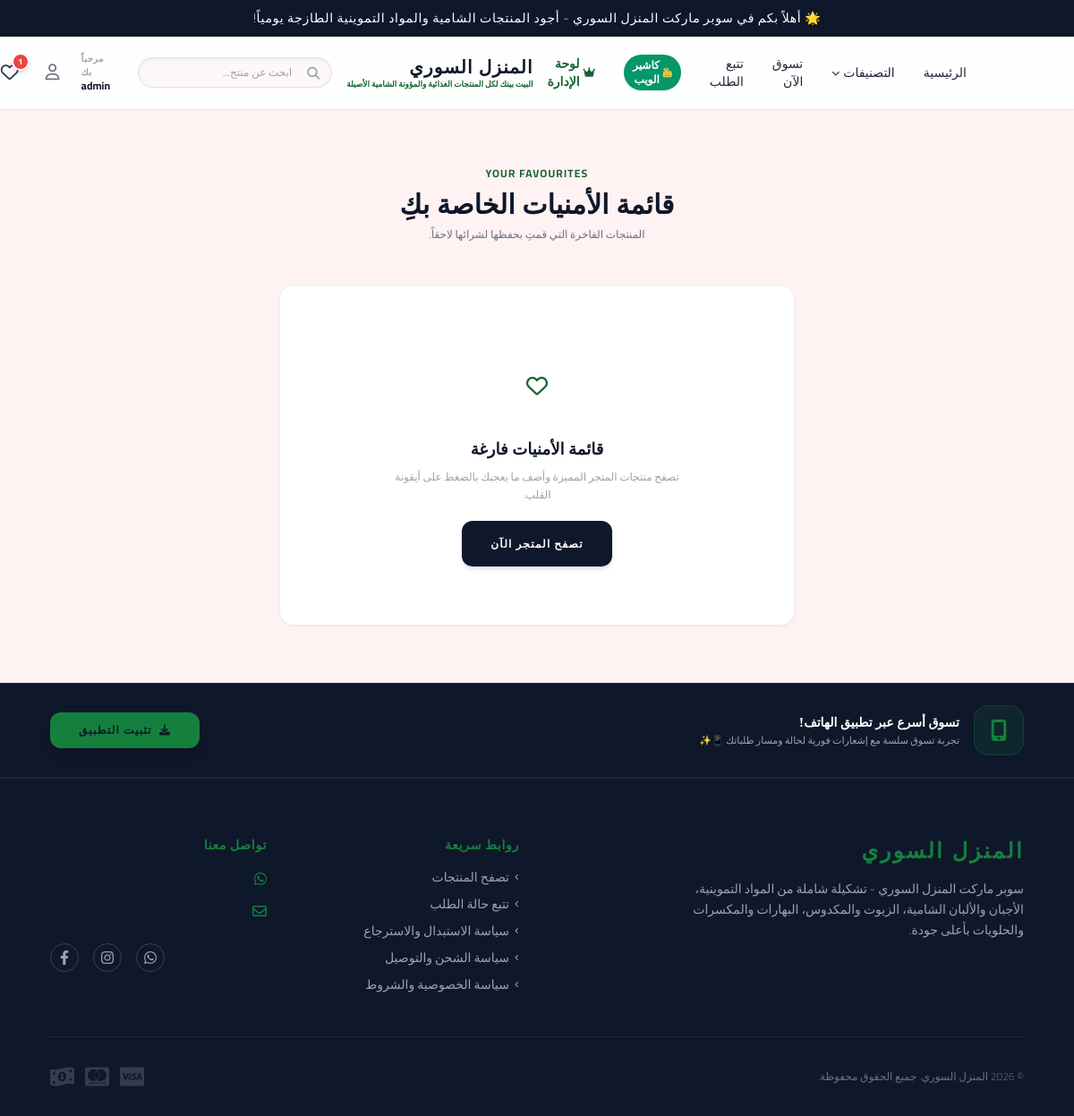
Page /wishlist.php (signed in) on the earlier database version.
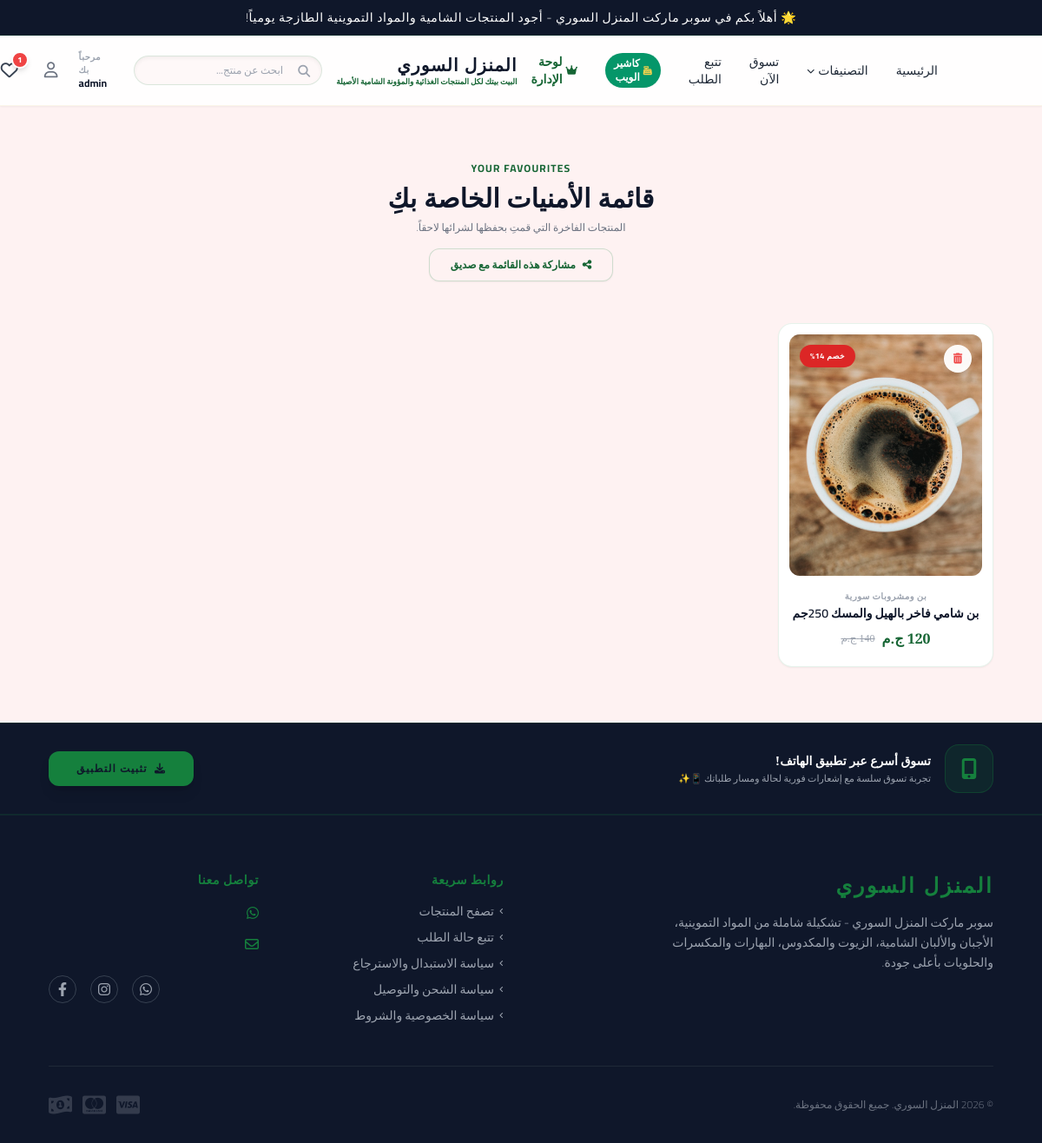
Same page on the later database version.
### tables this page shows
CREATE TABLE products (
            id INTEGER PRIMARY KEY AUTOINCREMENT, name VARCHAR(255) NOT NULL, category VARCHAR(100) NOT NULL,
            description TEXT, price DECIMAL(10,2) NOT NULL, old_price DECIMAL(10,2) DEFAULT NULL, image_url VARCHAR(500), created_at TIMESTAMP DEFAULT CURRENT_TIMESTAMP
        , sub_category VARCHAR(100) DEFAULT NULL, barcode VARCHAR(100) DEFAULT NULL, barcode2 VARCHAR(100) DEFAULT NULL, barcode3 VARCHAR(100) DEFAULT NULL, all_barcodes TEXT DEFAULT NULL, local_code VARCHAR(50) DEFAULT NULL, cost DECIMAL(10,2) DEFAULT 0, stock DECIMAL(10,2) DEFAULT 100, is_pos_visible TINYINT(1) DEFAULT 1, synced INT DEFAULT 1, is_weight_based TINYINT(1) DEFAULT 0, weight_unit VARCHAR(50) DEFAULT 'كيلو', weight_options TEXT DEFAULT NULL);

### wishlist.php (the view, shortened to what the changed rows need)
<?php
require_once 'config.php';
require_once __DIR__ . '/storefront_helpers.php';
include 'header.php';
$wishlist_products = [];
$is_shared_view = false;
$shared_items = [];
if ($is_shared_view) {
    if (!empty($shared_items)) {
        $placeholders = implode(',', array_fill(0, count($shared_items), '?'));
        $stmt = $pdo->prepare("SELECT * FROM products WHERE id IN ($placeholders) AND " . storefrontVisibleProductSql() . " ORDER BY id DESC");
        $stmt->execute($shared_items);
        $wishlist_products = $stmt->fetchAll(PDO::FETCH_ASSOC);
    }
} else {
    if (isset($_SESSION['user_id'])) {
        $user_id = $_SESSION['user_id'];
        $stmt = $pdo->prepare("SELECT p.* FROM products p JOIN wishlist w ON p.id = w.product_id WHERE w.user_id = ? AND " . storefrontVisibleProductSql('p') . " ORDER BY w.id DESC");
        $stmt->execute([$user_id]);
        $wishlist_products = $stmt->fetchAll(PDO::FETCH_ASSOC);
    }
}
$wishlist_ids = array_column($wishlist_products, 'id');
$share_link = "";
if (!empty($wishlist_ids)) {
    $protocol = (isset($_SERVER['HTTPS']) && $_SERVER['HTTPS'] === 'on' ? "https" : "http");
    $host = $_SERVER['HTTP_HOST'];
    $path = strtok($_SERVER["REQUEST_URI"], '?');
    $share_link = $protocol . "://" . $host . $path . "?items=" . implode(',', $wishlist_ids);
}
?>
<div class="container mx-auto px-4 md:px-8 py-16 max-w-6xl animate-fade-in">
    <div class="text-center mb-12">
        <h2 class="text-3xl font-serif text-royal-dark font-bold"><?php echo $is_shared_view ? 'قائمة الأمنيات المشتركة' : 'قائمة الأمنيات الخاصة بكِ'; ?></h2>
        <?php if (!$is_shared_view && !empty($wishlist_products)): ?>
            <div class="mt-4 flex justify-center">
                <button onclick="copyShareLink('<?php echo $share_link; ?>')" class="bg-royal-sand hover:bg-royal-gold/15 text-royal-darkgold border border-royal-gold/20 py-2.5 px-6 rounded-xl text-xs font-bold transition flex items-center gap-2 shadow-sm hover:scale-105">
                    <i class="fa-solid fa-share-nodes"></i> مشاركة هذه القائمة مع صديق
                </button>
            </div>
        <?php endif; ?>
    </div>
    <?php if (empty($wishlist_products)): ?>
        <div class="text-center py-20 bg-white rounded-2xl border border-royal-gold/10 shadow-sm max-w-xl mx-auto">
            <div class="w-16 h-16 bg-royal-cream text-royal-darkgold rounded-full flex items-center justify-center text-2xl mx-auto mb-6">
                <i class="fa-regular fa-heart"></i>
            </div>
            <h3 class="text-lg text-royal-dark font-serif font-bold mb-2">قائمة الأمنيات فارغة</h3>
            <p class="text-gray-400 text-xs max-w-xs mx-auto mb-8 font-light leading-relaxed">تصفح منتجات المتجر المميزة وأضف ما يعجبك بالضغط على أيقونة القلب.</p>
            <a href="shop.php" class="bg-royal-charcoal text-white hover:bg-royal-gold hover:text-royal-charcoal px-8 py-3.5 text-xs font-bold tracking-widest uppercase transition-all shadow-md rounded-xl btn-shine">تصفح المتجر الآن</a>
        </div>
    <?php else: ?>
        <div class="grid grid-cols-1 sm:grid-cols-2 lg:grid-cols-4 gap-8" id="wishlist-grid">
            <?php foreach ($wishlist_products as $p): $p['image_url'] = resolveProductDisplayImage($pdo, $p); ?>
                <div class="product-card group relative flex flex-col bg-white rounded-2xl overflow-hidden shadow-sm border border-royal-gold/10 p-3 hover:shadow-lg transition-all duration-300" id="item-card-<?php echo $p['id']; ?>">
                    <div class="product-image-container block overflow-hidden bg-gray-50 aspect-[4/5] relative rounded-xl shadow-inner">
                        <?php if($p['old_price'] && $p['old_price'] > $p['price']): $discount = round((($p['old_price'] - $p['price']) / $p['old_price']) * 100); ?>
                            <span class="absolute top-3 left-3 bg-red-600 text-white text-[9px] font-bold tracking-wider py-1.5 px-3 rounded-full z-10">خصم <?php echo $discount; ?>%</span>
                        <?php endif; ?>
                        <button type="button" onclick="removeFromWishlist(<?php echo $p['id']; ?>)" class="absolute top-3 right-3 w-8 h-8 rounded-full bg-white/95 text-red-500 flex items-center justify-center shadow-md transition-all z-20 focus:outline-none hover:scale-110">
                            <i class="fa-solid fa-trash-can text-xs"></i>
                        </button>
                        <img src="<?php echo htmlspecialchars($p['image_url']); ?>" class="w-full h-full object-cover" alt="<?php echo htmlspecialchars($p['name']); ?>">
                    </div>
                    <div class="pt-4 pb-2 text-center">
                        <span class="text-[10px] text-gray-400 font-bold uppercase tracking-wider block mb-1"><?php echo htmlspecialchars($p['category']); ?></span>
                        <a href="product.php?id=<?php echo $p['id']; ?>" class="block text-sm font-semibold text-royal-dark mb-2 hover:text-royal-gold transition-colors duration-300 leading-tight"><?php echo htmlspecialchars($p['name']); ?></a>
                        <div class="flex justify-center items-center gap-2">
                            <span class="text-royal-darkgold font-serif text-base font-bold">
                                <?php echo htmlspecialchars($p['price']); ?> <?php echo htmlspecialchars($settings['store_currency'] ?? 'ج.م'); ?>
                            </span>
                            <?php if($p['old_price'] && $p['old_price'] > $p['price']): ?>
                                <span class="text-gray-400 font-serif text-xs line-through"><?php echo htmlspecialchars($p['old_price']); ?> <?php echo htmlspecialchars($settings['store_currency'] ?? 'ج.م'); ?></span>
                            <?php endif; ?>
                        </div>
                    </div>
                </div>
            <?php endforeach; ?>
        </div>
    <?php endif; ?>
</div>
<?php
include 'footer.php';
?>

Differences in the rows shown:
now on this page (row edited): products: discount "14", image_url (picture), category "بن ومشروبات سورية", name "بن شامي فاخر بالهيل والمسك 250جم", price "120", old_price "140"
Other differences:
text no longer shown: "قائمة الأمنيات فارغة تصفح منتجات المتجر المميزة وأضف ما يعجبك بالضغط على أيقونة القلب. تصفح المتجر الآن"
text now shown: "مشاركة هذه القائمة مع صديق"
